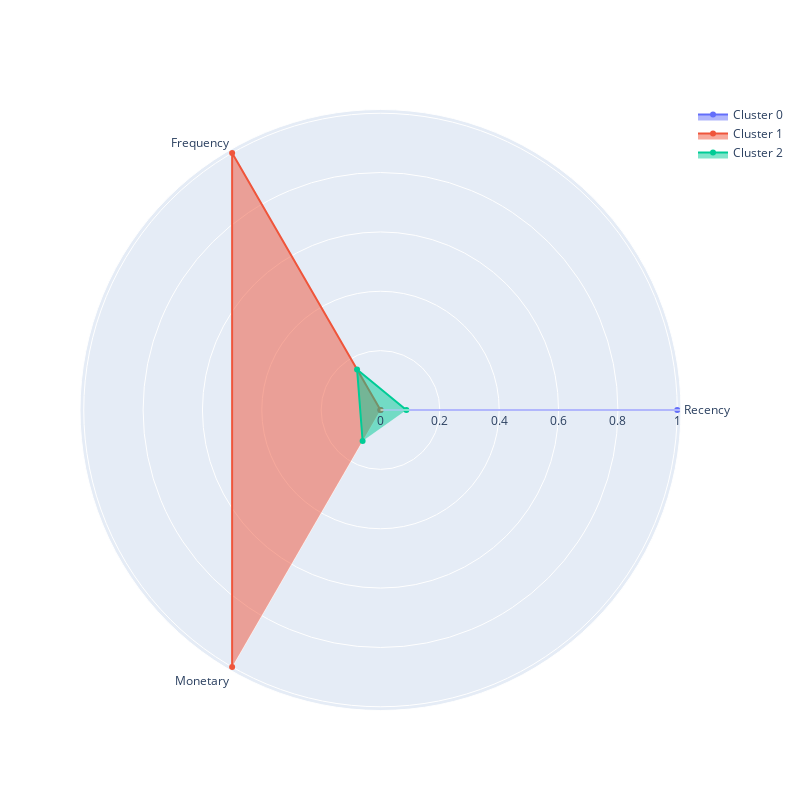

Notebook cell for this chart:
### Markdown cell above
### Задание 5.8

Визуализируйте профили кластеров в виде полярной диаграммы на основе средних RFM-характеристик, вычисленных для каждого кластера. 

Проанализируйте кластеры и на основе анализа сопоставьте номер кластера и его описание.

Описание кластера:
* Кластер соответствует «лояльным» клиентам, которые приносят наибольший доход, совершают покупки чаще всего, а давность их последней покупки наименьшая.
* Кластер соответствует «промежуточным» клиентам, которые являются активными, но покупают не так часто и много, как лояльные клиенты. В то же время эти клиенты не являются «потерянными».
* Кластер соответствует «потерянным» клиентам, которые купили меньше всего товара, и их последняя покупка была совершена очень давно.

### Code cell
plot_cluster_profile(rfm_by_cluster, 3)

### Figure 1 — Plotly figure (JSON) as saved in the notebook; plotly's stock layout.template omitted (floating-point values rounded to 4 significant figures)
{"data": [{"fill": "toself", "name": "Cluster 0", "r": [1, 0, 0], "theta": ["Recency", "Frequency", "Monetary"], "type": "scatterpolar"}, {"fill": "toself", "name": "Cluster 1", "r": [0, 1, 1], "theta": ["Recency", "Frequency", "Monetary"], "type": "scatterpolar"}, {"fill": "toself", "name": "Cluster 2", "r": [0.08709, 0.1579, 0.1205], "theta": ["Recency", "Frequency", "Monetary"], "type": "scatterpolar"}], "layout": {"autosize": false, "height": 800, "showlegend": true, "width": 800}}
